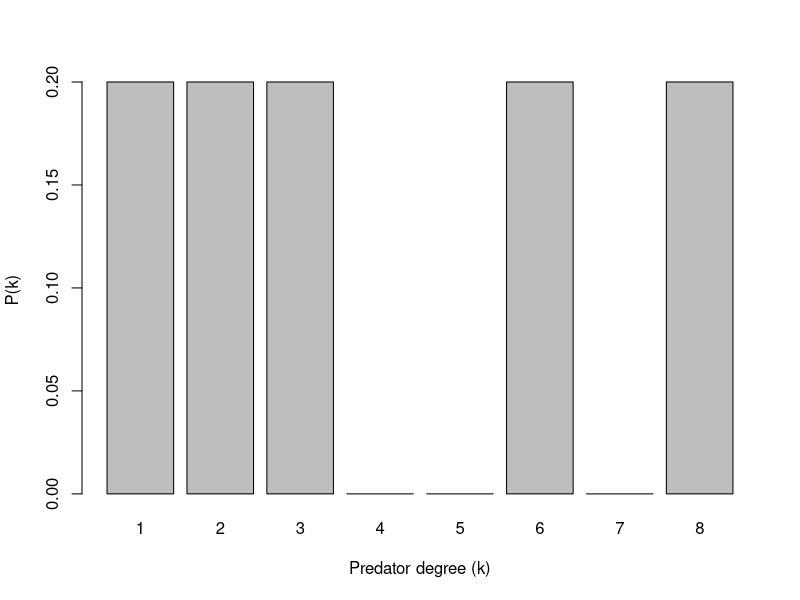
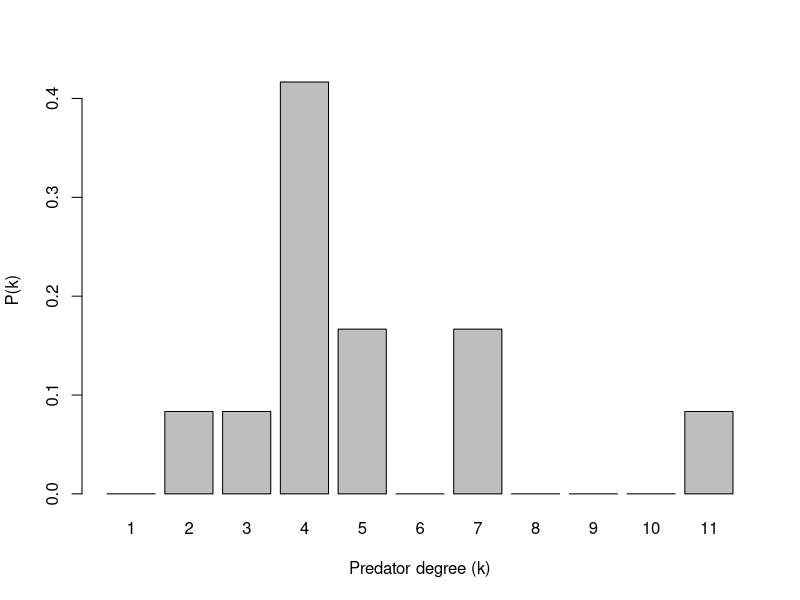
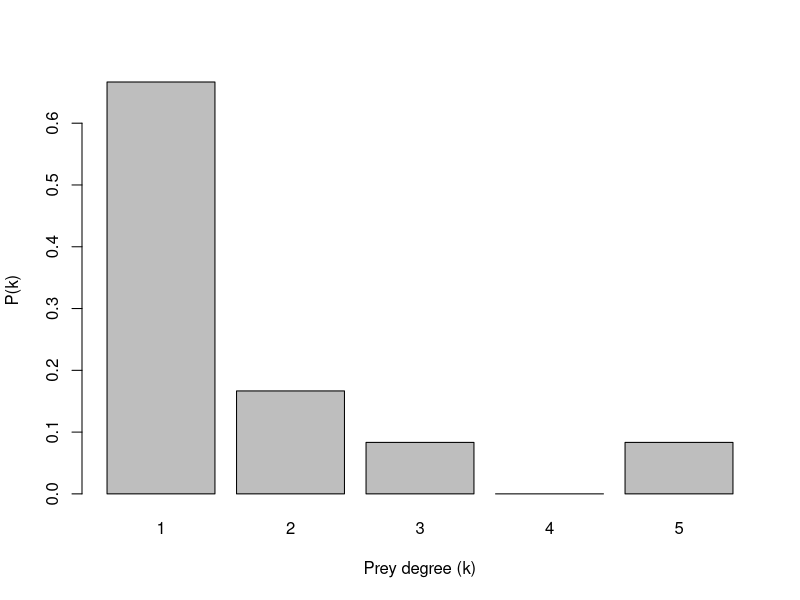
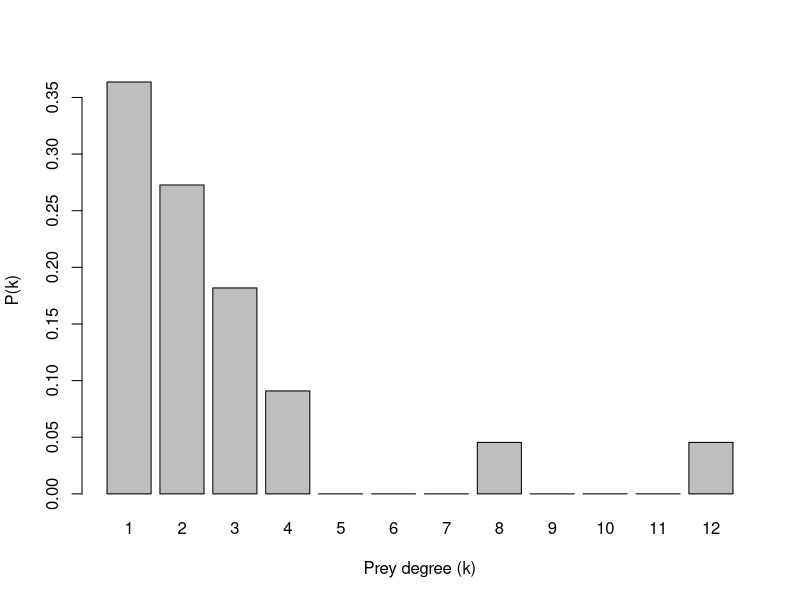
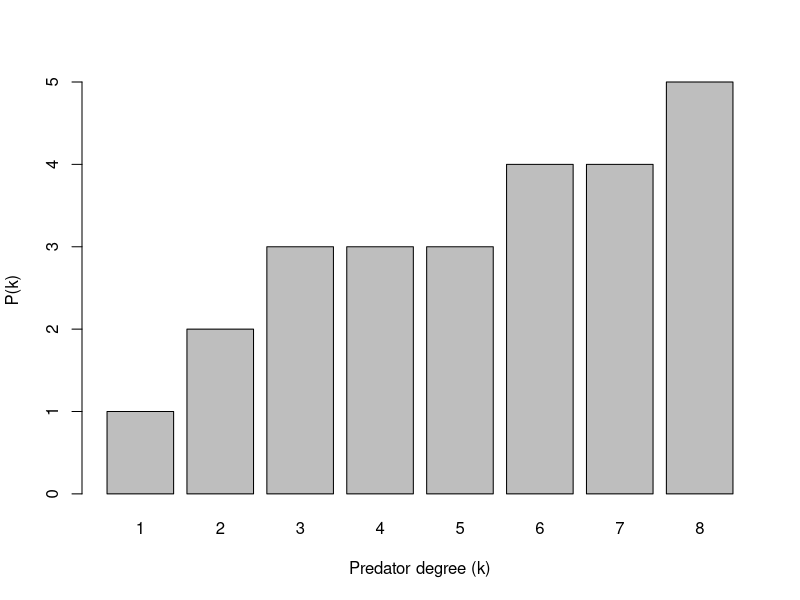
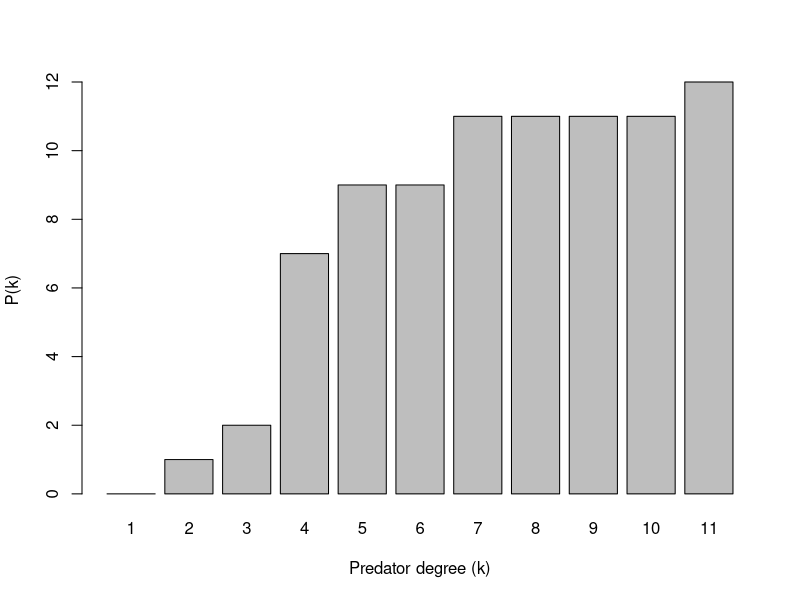
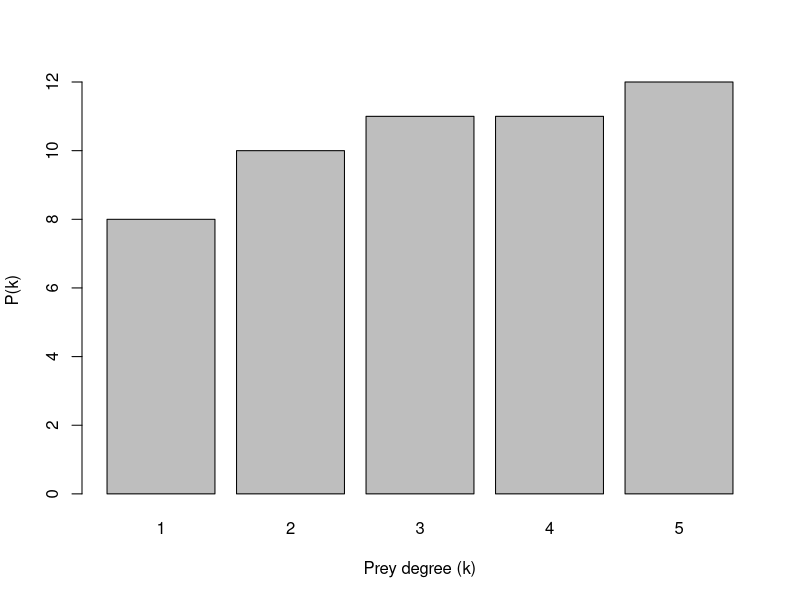
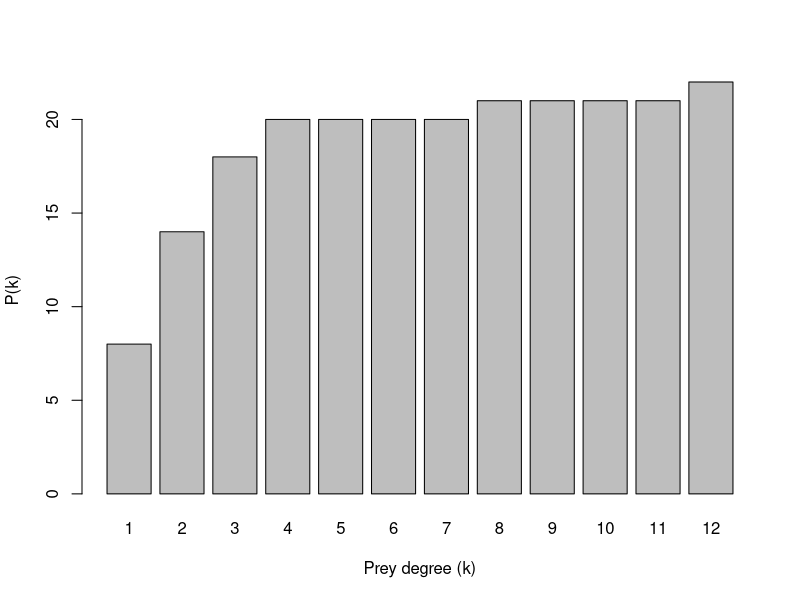

Here is the R script that generated these plots, in order:
###
### Calculating indices related to the P(k) degree distribution
###-----Set a Directory---------------------------------------------------------
setwd("C:/Users/nunes/Documentos/Code/Projeto_IC") # Laptop
setwd("D:/Drive/Other computers/Meu laptop/Code/Projeto_IC") # PC
###-----Import and Filter the Matrices------------------------------------------
# Import the matrices and create a webs object
# A matrix as > higher trophic level species=anurans (columns) 
# and lower trophic level species=prey (rows).

# Read all the interaction network matrices into a list
links_eu_vol = t(as.matrix(read.csv("Diet_E_Vol_Xincomp.csv", header = T, row.names = 1)))
links_mt_vol = t(as.matrix(read.csv("Diet_M_Vol_Xincomp.csv", header = T, row.names = 1)))
links_eu_freq = t(as.matrix(read.csv("Diet_E_Freq_Xincomp.csv", header = T, row.names = 1)))
links_mt_freq = t(as.matrix(read.csv("Diet_M_Freq_Xincomp.csv", header = T, row.names = 1)))

webs = list(links_eu_vol, links_mt_vol, links_eu_freq, links_mt_freq) # create a list w/ the matrices
envs = c("vol_eu", "vol_mt", "freq_eu", "freq_mt") # names of each env and type combination
names(webs) = envs # name the list

# Filter the Eucalyptus matrices
cols_to_remove_eu = which(colSums(webs$freq_eu) < 5) # Only for freq bc it reveals the discrete number of preys
                                                     # Min of 5 prey items p/ species
if (length(cols_to_remove_eu) > 0) { # Check if is a int(0)
  webs$vol_eu = webs$vol_eu[, -cols_to_remove_eu] # Remove columns
  webs$freq_eu = webs$freq_eu[, -cols_to_remove_eu] # Remove columns
}

rows_to_remove_eu = which(rowSums(webs$freq_eu) == 0) # Check if there are items without a predator
if (length(rows_to_remove_eu) > 0) { # Check if is a int(0)
  webs$vol_eu = webs$vol_eu[-rows_to_remove_eu,] # Remove columns
  webs$freq_eu = webs$freq_eu[-rows_to_remove_eu,] # Remove columns
}
# Filter the Atlantic Forest matrices
cols_to_remove_mt = which(colSums(webs$freq_mt) < 5) # Only for freq bc it reveals the discrete number of preys
                                                    # Min of 5 prey items
if (length(cols_to_remove_mt) > 0) { # Check if is a int(0)
  webs$vol_mt = webs$vol_mt[, -cols_to_remove_mt] # Remove columns
  webs$freq_mt = webs$freq_mt[, -cols_to_remove_mt] # Remove columns
}

rows_to_remove_mt = which(rowSums(webs$freq_mt) == 0) # Check if there are items without a predator
if (length(rows_to_remove_mt) > 0) { # Check if is a int(0)
  webs$vol_mt = webs$vol_mt[-rows_to_remove_mt,] # Remove columns
  webs$freq_mt = webs$freq_mt[-rows_to_remove_mt,] # Remove columns
}
###-----Network Size and Connectance--------------------------------------------
#1 Network Size
ind_size = list ()
for (env in envs) {
  ind_size[[env]] = dim(webs[[env]])[1]+dim(webs[[env]])[2] # Here defined as the number of nodes in the matrix
}
print(ind_size)

#2 Connectance
ind_connect = list()
for (env in envs) {
  ind_connect[[env]] = sum(webs[[env]] > 0)/prod(dim(webs[[env]])) # Total links / number of possible links
}
print(ind_connect)

###------Simple Degree distribution---------------------------------------------
# Predator degree 
pred_k = list()
pred_hi = list()
for (env in envs) {
  pred_k[[env]][["distr"]] = colSums(webs[[env]][,colnames(webs[[env]])] > 0) # Create a list inside envlist() with the values
  pred_k[[env]][["mean"]] = mean(pred_k[[env]][["distr"]])
  pred_k[[env]][["max"]] = max(pred_k[[env]][["distr"]])
  pred_k[[env]][["min"]] = min(pred_k[[env]][["distr"]])
  pred_k[[env]][["sd"]] = sd(pred_k[[env]][["distr"]])
  pred_hi[[env]] = hist(pred_k[[env]][["distr"]], 0:max(pred_k[[env]][["distr"]]), plot = FALSE) # Histogram
}

# Prey item degree
prey_k = list()
prey_hi = list()
for (env in envs) {
  prey_k[[env]][["distr"]] = rowSums(webs[[env]][,colnames(webs[[env]])] > 0) # Create a list inside envlist() with the values
  prey_hi[[env]] = hist(prey_k[[env]][["distr"]], 0:max(prey_k[[env]][["distr"]]), plot = FALSE) # Histogram
}

# Plot all the histograms
# Eucalyptus Vs Atlântic Forest Predator P(k)
barplot(pred_hi[["freq_eu"]]$density, names.arg = c(1:max(pred_k[["freq_eu"]][["distr"]])),
        xlab = "Predator degree (k)", ylab = "P(k)")
barplot(pred_hi[["freq_mt"]]$density, names.arg = c(1:max(pred_k[["freq_mt"]][["distr"]])),
        xlab = "Predator degree (k)", ylab = "P(k)")

# Eucalyptus Vs Atlântic Forest Prey P(k)
barplot(prey_hi[["freq_eu"]]$density, names.arg = c(1:max(prey_k[["freq_eu"]][["distr"]])),
        xlab = "Prey degree (k)", ylab = "P(k)")
barplot(prey_hi[["freq_mt"]]$density, names.arg = c(1:max(prey_k[["freq_mt"]][["distr"]])),
        xlab = "Prey degree (k)", ylab = "P(k)")

###------Cumulative Degree distribution-----------------------------------------
# Predator degree 
cum_pred_k = list()
cum_pred_hi = list()

# Create the cumulative distribution histogram
for (env in envs) {
  ktemp = colSums(webs[[env]][,colnames(webs[[env]])] > 0) # Create a list inside envlist() with the values
  cum_pred_hi[[env]] = hist(ktemp, 0:max(ktemp), plot = FALSE) # Histogram
  cum_pred_hi[[env]][["counts"]] = cumsum(cum_pred_hi[[env]][["counts"]]) # set the counts as cumulative
}

# Prey item degree
cum_prey_k = list()
cum_prey_hi = list()

# Create the cumulative distribution histogram
for (env in envs) {
  ktemp = rowSums(webs[[env]][,colnames(webs[[env]])] > 0) # Create a list inside envlist() with the values
  cum_prey_hi[[env]] = hist(ktemp, 0:max(ktemp), plot = FALSE) # Histogram
  cum_prey_hi[[env]][["counts"]] = cumsum(cum_prey_hi[[env]][["counts"]]) # set the counts as cumulative
}

# Plot all the histograms
# Eucalyptus Vs Atlântic Forest Predator P(k)
barplot(cum_pred_hi[["freq_eu"]]$counts, names.arg = c(1:max(pred_k[["freq_eu"]][["distr"]])),
        xlab = "Predator degree (k)", ylab = "P(k)")
barplot(cum_pred_hi[["freq_mt"]]$counts, names.arg = c(1:max(pred_k[["freq_mt"]][["distr"]])),
        xlab = "Predator degree (k)", ylab = "P(k)")

# Eucalyptus Vs Atlântic Forest Prey P(k)
barplot(cum_prey_hi[["freq_eu"]]$counts, names.arg = c(1:max(prey_k[["freq_eu"]][["distr"]])),
        xlab = "Prey degree (k)", ylab = "P(k)")
barplot(cum_prey_hi[["freq_mt"]]$counts, names.arg = c(1:max(prey_k[["freq_mt"]][["distr"]])),
        xlab = "Prey degree (k)", ylab = "P(k)")
